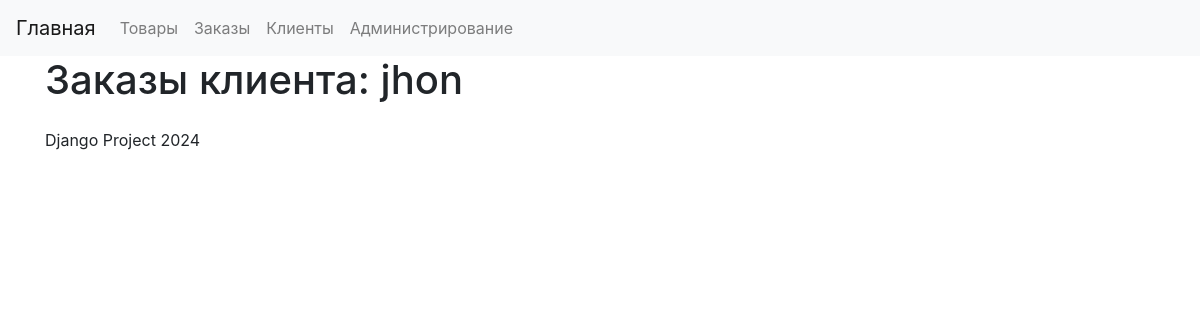
Before: /orders/user-orders/1 with the older database file.
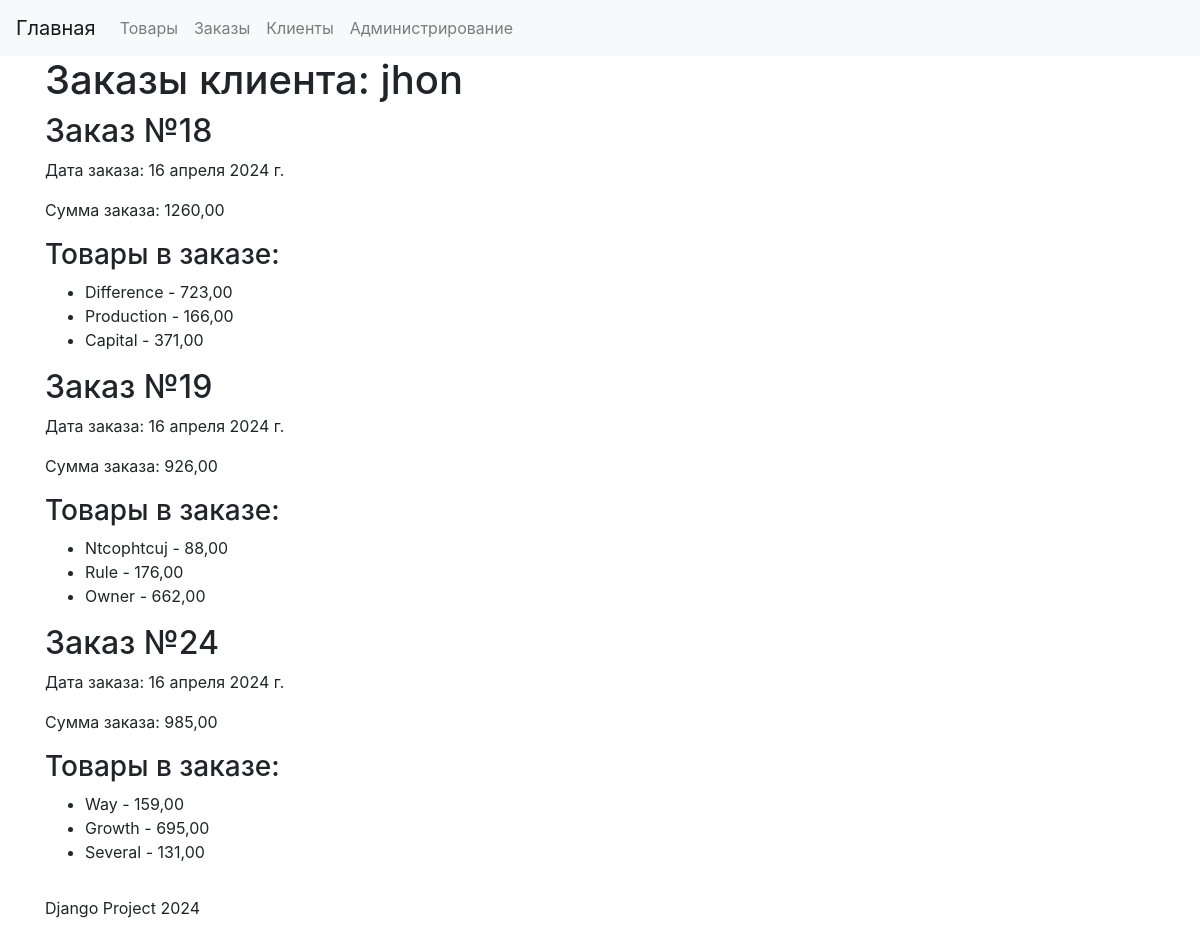
After: the same page with the newer database file.
### user/models.py (models this page shows, shortened)
class User(models.Model):
    name = models.CharField(max_length=255, verbose_name='Имя клиента')
    email = models.EmailField(verbose_name='Почтовый адрес')
    phone_number = models.CharField(max_length=15, verbose_name='Номер телефона')
    address = models.TextField(verbose_name='Адрес')
    registration_date = models.DateField(auto_now_add=True, verbose_name='Дата регистрации')
    class Meta:
        verbose_name = 'Клиент'
        verbose_name_plural = 'Клиенты'

### order/models.py (models this page shows, shortened)
class Order(models.Model):
    user = models.ForeignKey(User, on_delete=models.CASCADE, verbose_name='Клиент')
    products = models.ManyToManyField(Product, verbose_name='Товары')
    total_amount = models.DecimalField(default=0.01, max_digits=10, decimal_places=2, verbose_name='Сумма заказа')
    order_date = models.DateField(auto_now_add=True, verbose_name='Дата заказа')
    class Meta:
        verbose_name = 'Заказ'
        verbose_name_plural = 'Заказы'

### product/models.py (models this page shows, shortened)
class Product(models.Model):
    name = models.CharField(max_length=255, verbose_name='Название')
    description = models.TextField(verbose_name='Описание')
    price = models.DecimalField(max_digits=10, decimal_places=2, verbose_name='Цена')
    quantity = models.IntegerField(verbose_name='Количество')
    added_date = models.DateField(auto_now_add=True, verbose_name='Дата добавления')
    image = models.ImageField(upload_to='media/images', default='default_image.png', blank=True, verbose_name='Изображение')
    class Meta:
        verbose_name = 'Товар'
        verbose_name_plural = 'Товары'

### order/views.py (the view)
# urls.py: path('user-orders/<int:user_id>', fetch_user_orders, name='user_orders'),
def fetch_user_orders(request, user_id):
    user = get_object_or_404(User, pk=user_id)
    orders = Order.objects.filter(user=user)
    context = {
        'user': user,
        'orders': orders,
    }
    return render(request, 'orders/orders.html', context)

### order/templates/orders/orders.html
{% extends 'base.html' %}
{% block content %}
<h1>Заказы клиента: {{ user.name }}</h1>
{% for order in orders %}
  <h2>Заказ №{{ order.id }}</h2>
  <p>Дата заказа: {{ order.order_date }}</p>
  <p>Сумма заказа: {{ order.total_amount }}</p>
  <h3>Товары в заказе:</h3>
  <ul>
    {% for product in order.products.all %}
      <li>{{ product.name }} - {{ product.price }}</li>
    {% endfor %}
  </ul>
{% endfor %}
{% endblock %}

### templates/base.html (shortened to what this page needs)
<!doctype html>
{% load static %}
<html lang="ru">
<head>
    <link rel="stylesheet" href="https://stackpath.bootstrapcdn.com/bootstrap/4.5.2/css/bootstrap.min.css">
</head>
<body>
    <nav class="navbar navbar-expand-lg navbar-light bg-light">
        <a href="{% url 'index' %}" class="navbar-brand">Главная</a>
        <div class="collapse navbar-collapse" id="navbarNav">
            <ul class="navbar-nav">
                <li class="nav-item">
                    <a class="nav-link" href="{% url 'product_list' %}">Товары</a>
                </li>
                <li class="nav-item">
                    <a class="nav-link" href="{% url 'order_list' %}">Заказы</a>
                </li>
                <li class="nav-item">
                    <a class="nav-link" href="{% url 'user_list' %}">Клиенты</a>
                </li>
                <li class="nav-item">
                    <a class="nav-link" href="{% url 'admin:index' %}">Администрирование</a>
                </li>
            </ul>
        </div>
    </nav>
    <div class="container">
        {% block content %}{% endblock %}
    </div>
    <footer class="footer mt-auto py-3">
        <div class="container">
        {% load i18n %}
        {% now "Y" as current_year %}
        </div>
    </footer>
</body>
</html>

Changed rows visible on the page:
added Order: id "18", order_date "16 апреля 2024 г.", total_amount "1260,00"
added Product: name "Difference", price "723,00", shown under "18"
added Product: name "Production", price "166,00", shown under "18"
added Product: name "Capital", price "371,00", shown under "18"
added Order: id "19", order_date "16 апреля 2024 г.", total_amount "926,00"
added Product: name "Ntcophtcuj", price "88,00", shown under "19"
added Product: name "Rule", price "176,00", shown under "19"
added Product: name "Owner", price "662,00", shown under "19"
added Order: id "24", order_date "16 апреля 2024 г.", total_amount "985,00"
added Product: name "Way", price "159,00", shown under "24"
added Product: name "Growth", price "695,00", shown under "24"
added Product: name "Several", price "131,00", shown under "24"
